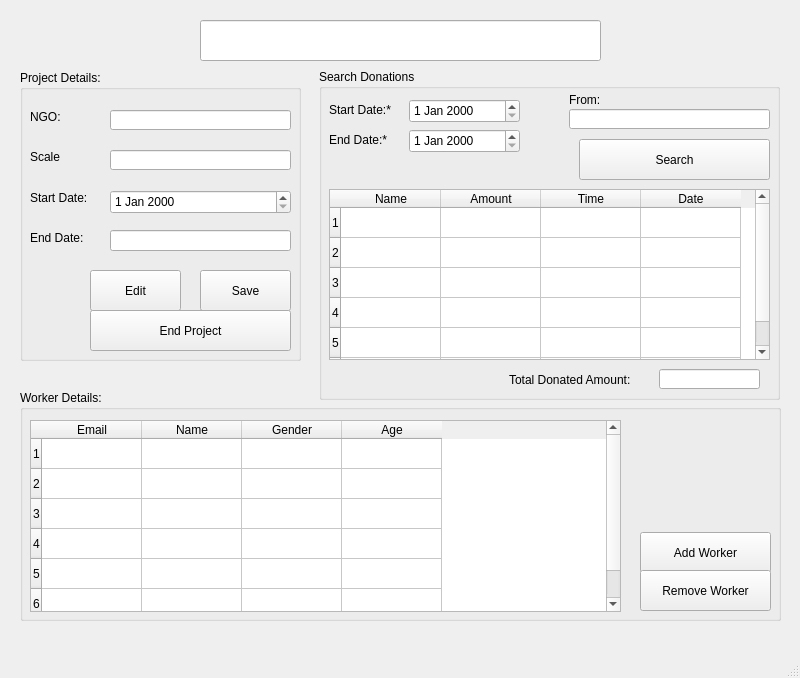
<?xml version="1.0" encoding="UTF-8"?>
<ui version="4.0">
 <class>SearchScreen</class>
 <widget class="QMainWindow" name="SearchScreen">
  <property name="geometry">
   <rect>
    <x>0</x>
    <y>0</y>
    <width>800</width>
    <height>678</height>
   </rect>
  </property>
  <property name="windowTitle">
   <string>Search</string>
  </property>
  <widget class="QWidget" name="centralwidget">
   <widget class="QLineEdit" name="projectName">
    <property name="geometry">
     <rect>
      <x>200</x>
      <y>20</y>
      <width>401</width>
      <height>41</height>
     </rect>
    </property>
    <property name="text">
     <string/>
    </property>
   </widget>
   <widget class="QGroupBox" name="groupBox">
    <property name="geometry">
     <rect>
      <x>20</x>
      <y>70</y>
      <width>281</width>
      <height>291</height>
     </rect>
    </property>
    <property name="title">
     <string>Project Details:</string>
    </property>
    <widget class="QLabel" name="label_2">
     <property name="geometry">
      <rect>
       <x>10</x>
       <y>40</y>
       <width>47</width>
       <height>13</height>
      </rect>
     </property>
     <property name="text">
      <string>NGO:</string>
     </property>
    </widget>
    <widget class="QLabel" name="label_3">
     <property name="geometry">
      <rect>
       <x>10</x>
       <y>80</y>
       <width>47</width>
       <height>13</height>
      </rect>
     </property>
     <property name="text">
      <string>Scale</string>
     </property>
    </widget>
    <widget class="QLabel" name="label_4">
     <property name="geometry">
      <rect>
       <x>10</x>
       <y>120</y>
       <width>71</width>
       <height>16</height>
      </rect>
     </property>
     <property name="text">
      <string>Start Date:</string>
     </property>
    </widget>
    <widget class="QLineEdit" name="ngoName">
     <property name="geometry">
      <rect>
       <x>90</x>
       <y>40</y>
       <width>181</width>
       <height>20</height>
      </rect>
     </property>
    </widget>
    <widget class="QLineEdit" name="projectScale">
     <property name="geometry">
      <rect>
       <x>90</x>
       <y>80</y>
       <width>181</width>
       <height>20</height>
      </rect>
     </property>
    </widget>
    <widget class="QDateEdit" name="projectStartDate">
     <property name="geometry">
      <rect>
       <x>90</x>
       <y>120</y>
       <width>181</width>
       <height>24</height>
      </rect>
     </property>
    </widget>
    <widget class="QLabel" name="label_5">
     <property name="geometry">
      <rect>
       <x>10</x>
       <y>160</y>
       <width>71</width>
       <height>16</height>
      </rect>
     </property>
     <property name="text">
      <string>End Date:</string>
     </property>
    </widget>
    <widget class="QPushButton" name="projectSaveBtn">
     <property name="geometry">
      <rect>
       <x>180</x>
       <y>200</y>
       <width>91</width>
       <height>41</height>
      </rect>
     </property>
     <property name="text">
      <string>Save</string>
     </property>
    </widget>
    <widget class="QPushButton" name="projectEditBtn">
     <property name="geometry">
      <rect>
       <x>70</x>
       <y>200</y>
       <width>91</width>
       <height>41</height>
      </rect>
     </property>
     <property name="text">
      <string>Edit</string>
     </property>
    </widget>
    <widget class="QPushButton" name="endProjectBtn">
     <property name="geometry">
      <rect>
       <x>70</x>
       <y>240</y>
       <width>201</width>
       <height>41</height>
      </rect>
     </property>
     <property name="text">
      <string>End Project</string>
     </property>
    </widget>
    <widget class="QLineEdit" name="projectEndDate">
     <property name="geometry">
      <rect>
       <x>90</x>
       <y>160</y>
       <width>181</width>
       <height>21</height>
      </rect>
     </property>
    </widget>
   </widget>
   <widget class="QGroupBox" name="groupBox_2">
    <property name="geometry">
     <rect>
      <x>20</x>
      <y>390</y>
      <width>761</width>
      <height>231</height>
     </rect>
    </property>
    <property name="title">
     <string>Worker Details:</string>
    </property>
    <widget class="QPushButton" name="addWorkerBtn">
     <property name="geometry">
      <rect>
       <x>620</x>
       <y>142</y>
       <width>131</width>
       <height>41</height>
      </rect>
     </property>
     <property name="text">
      <string>Add Worker</string>
     </property>
    </widget>
    <widget class="QTableWidget" name="workerDetails">
     <property name="geometry">
      <rect>
       <x>10</x>
       <y>30</y>
       <width>591</width>
       <height>192</height>
      </rect>
     </property>
     <property name="rowCount">
      <number>6</number>
     </property>
     <row/>
     <row/>
     <row/>
     <row/>
     <row/>
     <row/>
     <column>
      <property name="text">
       <string>Email</string>
      </property>
     </column>
     <column>
      <property name="text">
       <string>Name</string>
      </property>
     </column>
     <column>
      <property name="text">
       <string>Gender</string>
      </property>
     </column>
     <column>
      <property name="text">
       <string>Age</string>
      </property>
     </column>
    </widget>
    <widget class="QPushButton" name="removeWorkerBtn">
     <property name="geometry">
      <rect>
       <x>620</x>
       <y>180</y>
       <width>131</width>
       <height>41</height>
      </rect>
     </property>
     <property name="text">
      <string>Remove Worker</string>
     </property>
    </widget>
   </widget>
   <widget class="QGroupBox" name="groupBox_3">
    <property name="geometry">
     <rect>
      <x>319</x>
      <y>69</y>
      <width>461</width>
      <height>331</height>
     </rect>
    </property>
    <property name="title">
     <string>Search Donations</string>
    </property>
    <widget class="QLabel" name="label_9">
     <property name="geometry">
      <rect>
       <x>10</x>
       <y>30</y>
       <width>91</width>
       <height>21</height>
      </rect>
     </property>
     <property name="text">
      <string>Start Date:*</string>
     </property>
    </widget>
    <widget class="QDateEdit" name="startDate">
     <property name="geometry">
      <rect>
       <x>90</x>
       <y>30</y>
       <width>111</width>
       <height>24</height>
      </rect>
     </property>
    </widget>
    <widget class="QLabel" name="label_10">
     <property name="geometry">
      <rect>
       <x>10</x>
       <y>60</y>
       <width>71</width>
       <height>21</height>
      </rect>
     </property>
     <property name="text">
      <string>End Date:*</string>
     </property>
    </widget>
    <widget class="QDateEdit" name="endDate">
     <property name="geometry">
      <rect>
       <x>90</x>
       <y>60</y>
       <width>111</width>
       <height>24</height>
      </rect>
     </property>
    </widget>
    <widget class="QTableWidget" name="donationDetails">
     <property name="geometry">
      <rect>
       <x>10</x>
       <y>120</y>
       <width>441</width>
       <height>171</height>
      </rect>
     </property>
     <property name="rowCount">
      <number>6</number>
     </property>
     <row/>
     <row/>
     <row/>
     <row/>
     <row/>
     <row/>
     <column>
      <property name="text">
       <string>Name</string>
      </property>
     </column>
     <column>
      <property name="text">
       <string>Amount</string>
      </property>
     </column>
     <column>
      <property name="text">
       <string>Time</string>
      </property>
     </column>
     <column>
      <property name="text">
       <string>Date</string>
      </property>
     </column>
    </widget>
    <widget class="QPushButton" name="donationSearchBtn">
     <property name="geometry">
      <rect>
       <x>260</x>
       <y>70</y>
       <width>191</width>
       <height>41</height>
      </rect>
     </property>
     <property name="text">
      <string>Search</string>
     </property>
    </widget>
    <widget class="QLineEdit" name="donorName">
     <property name="geometry">
      <rect>
       <x>250</x>
       <y>40</y>
       <width>201</width>
       <height>20</height>
      </rect>
     </property>
    </widget>
    <widget class="QLabel" name="label_11">
     <property name="geometry">
      <rect>
       <x>250</x>
       <y>20</y>
       <width>61</width>
       <height>21</height>
      </rect>
     </property>
     <property name="text">
      <string>From:</string>
     </property>
    </widget>
    <widget class="QLabel" name="label_12">
     <property name="geometry">
      <rect>
       <x>190</x>
       <y>300</y>
       <width>141</width>
       <height>21</height>
      </rect>
     </property>
     <property name="text">
      <string>Total Donated Amount:</string>
     </property>
    </widget>
    <widget class="QLineEdit" name="totalAmount">
     <property name="geometry">
      <rect>
       <x>340</x>
       <y>300</y>
       <width>101</width>
       <height>20</height>
      </rect>
     </property>
    </widget>
   </widget>
   <zorder>groupBox</zorder>
   <zorder>projectName</zorder>
   <zorder>groupBox_2</zorder>
   <zorder>groupBox_3</zorder>
  </widget>
  <widget class="QMenuBar" name="menubar">
   <property name="geometry">
    <rect>
     <x>0</x>
     <y>0</y>
     <width>800</width>
     <height>24</height>
    </rect>
   </property>
  </widget>
  <widget class="QStatusBar" name="statusbar"/>
 </widget>
 <resources/>
 <connections/>
</ui>
